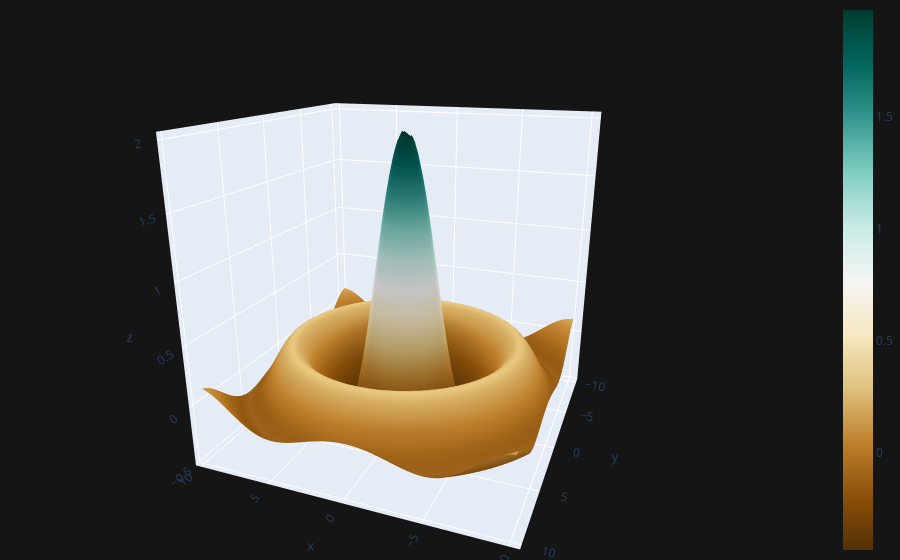

Notebook code for this chart:
### Code cell
cf.datagen.sinwave(10,.25).iplot(kind = 'surface', theme = 'solar', colorscale = 'brbg', margin = (0,0,0,0))

### Figure 1 — Plotly figure (JSON) as saved in the notebook; plotly's stock layout.template omitted (floating-point values rounded to 4 significant figures; data arrays with more than 128 entries replaced by an {"elided": "..."} marker saying what was removed)
{"data": [{"colorscale": [[0, "rgb(84,48,5)"], [0.1, "rgb(140,81,10)"], [0.2, "rgb(191,129,45)"], [0.3, "rgb(223,194,125)"], [0.4, "rgb(246,232,195)"], [0.5, "rgb(245,245,245)"], [0.6, "rgb(199,234,229)"], [0.7, "rgb(128,205,193)"], [0.8, "rgb(53,151,143)"], [0.9, "rgb(1,102,94)"], [1, "rgb(0,60,48)"]], "type": "surface", "x": [-10, -9.75, -9.5, -9.25, -9, -8.75, -8.5, -8.25, -8, -7.75, -7.5, -7.25, -7, -6.75, -6.5, -6.25, -6, -5.75, -5.5, -5.25, -5, -4.75, -4.5, -4.25, -4, -3.75, -3.5, -3.25, -3, -2.75, -2.5, -2.25, -2, -1.75, -1.5, -1.25, -1, -0.75, -0.5, -0.25, 0, 0.25, 0.5, 0.75, 1, 1.25, 1.5, 1.75, 2, 2.25, 2.5, 2.75, 3, 3.25, 3.5, 3.75, 4, 4.25, 4.5, 4.75, 5, 5.25, 5.5, 5.75, 6, 6.25, 6.5, 6.75, 7, 7.25, 7.5, 7.75, 8, 8.25, 8.5, 8.75, 9, 9.25, 9.5, 9.75], "y": [-10, -9.75, -9.5, -9.25, -9, -8.75, -8.5, -8.25, -8, -7.75, -7.5, -7.25, -7, -6.75, -6.5, -6.25, -6, -5.75, -5.5, -5.25, -5, -4.75, -4.5, -4.25, -4, -3.75, -3.5, -3.25, -3, -2.75, -2.5, -2.25, -2, -1.75, -1.5, -1.25, -1, -0.75, -0.5, -0.25, 0, 0.25, 0.5, 0.75, 1, 1.25, 1.5, 1.75, 2, 2.25, 2.5, 2.75, 3, 3.25, 3.5, 3.75, 4, 4.25, 4.5, 4.75, 5, 5.25, 5.5, 5.75, 6, 6.25, 6.5, 6.75, 7, 7.25, 7.5, 7.75, 8, 8.25, 8.5, 8.75, 9, 9.25, 9.5, 9.75], "z": {"elided": "80x80 float values"}}], "layout": {"autosize": true, "legend": {"bgcolor": "#151516", "font": {"color": "#D9D9D9"}}, "margin": {"b": 0, "l": 0, "r": 0, "t": 0}, "paper_bgcolor": "#151516", "plot_bgcolor": "#151516", "scene": {"aspectmode": "auto", "aspectratio": {"x": 1, "y": 1, "z": 1}, "camera": {"center": {"x": 0, "y": 0, "z": 0}, "eye": {"x": -0.746, "y": 1.905, "z": 0.7071}, "projection": {"type": "perspective"}, "up": {"x": 0, "y": 0, "z": 1}}}, "title": {"font": {"color": "#D9D9D9"}}, "xaxis": {"gridcolor": "#434343", "showgrid": true, "tickfont": {"color": "#C2C2C2"}, "title": {"font": {"color": "#D9D9D9"}, "text": ""}, "zerolinecolor": "#666570"}, "yaxis": {"gridcolor": "#434343", "showgrid": true, "tickfont": {"color": "#C2C2C2"}, "title": {"font": {"color": "#D9D9D9"}, "text": ""}, "zerolinecolor": "#666570"}}}
